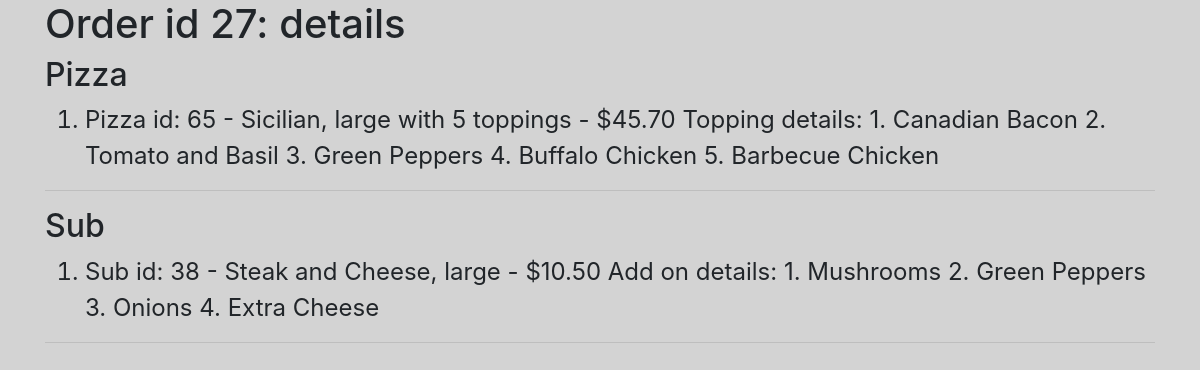
/order_details/27, run on the app's committed database.
### orders/models.py (models this page shows, shortened)
class Order(models.Model):
    username = models.CharField(max_length=64)
    pizza = models.ManyToManyField(Pizza, blank=True, related_name='ordered')
    sub = models.ManyToManyField(Sub, blank=True, related_name='ordered')
    pasta = models.ManyToManyField(Pasta, blank=True, related_name='ordered')
    salad = models.ManyToManyField(Salad, blank=True, related_name='ordered')
    dinnerplatter = models.ManyToManyField(DinnerPlatter, blank=True, related_name='ordered')

class PizzaMenu(models.Model):
    type = models.CharField(max_length=32)
    size = models.CharField(max_length=10)
    topping_option = models.IntegerField() # 0(cheese), 1, 2, 3, 5 toppings
    price = models.FloatField()

class Pizza(PizzaMenu):
    toppings = models.ManyToManyField('Topping', blank=True, related_name="on_pizza")
    def __str__(self):
        topping_option_str = str(self.topping_option) + " toppings"
        if self.topping_option == 0:
            topping_option_str = 'cheese'
            message = f"{self.id} - {self.type}, {self.size} with {topping_option_str} - ${self.price:.2f}"
        else:
            message = f"{self.id} - {self.type.capitalize()}, {self.size} with {topping_option_str} - ${self.price:.2f}\nTopping details:\n"
            for index, topping in enumerate(self.toppings.all()):
                message += str(index+1) + '. ' + topping.name + '\n';
        return message

class PizzaMenu(models.Model):
    type = models.CharField(max_length=32)
    size = models.CharField(max_length=10)
    topping_option = models.IntegerField() # 0(cheese), 1, 2, 3, 5 toppings
    price = models.FloatField()

class Topping(models.Model):
    name = models.CharField(max_length=32)

class SubMenu(models.Model):
    name = models.CharField(max_length=32)
    size = models.CharField(max_length=10)
    price = models.FloatField()

class Sub(SubMenu):
    add_on = models.ManyToManyField('SubsAddOn', blank=True, related_name='on_sub')
    def __str__(self):
        message = f"{self.id} - {self.name}, {self.size} - ${self.price:.2f}"
        if len(self.add_on.all()):
            message += "\nAdd on details:\n"
        for index, addon in enumerate(self.add_on.all()):
            message += str(index+1) + '. ' + addon.name + '\n';
        return message

class SubMenu(models.Model):
    name = models.CharField(max_length=32)
    size = models.CharField(max_length=10)
    price = models.FloatField()

class SubsAddOn(models.Model):
    name = models.CharField(max_length=32)
    price = models.FloatField()

### orders/views.py (the view)
# urls.py: path("order_details/<int:order_id>", views.order_details, name="order_details")
def order_details(request, order_id):
    try:
        order = Order.objects.get(pk=order_id)
    except Order.DoesNotExist:
        raise Http404("Order does not exist")
    cart_item_count = 0
    try:
        for k in request.session['cart'].keys():
            cart_item_count += len(request.session['cart'][k])
    except KeyError:
        pass
    contect = {
    'order' : order,
    'customer_name' : order.username,
    'pizza' : order.pizza.all(),
    'sub' : order.sub.all(),
    'pasta' : order.pasta.all(),
    'salad' : order.salad.all(),
    'dinnerplatter' : order.dinnerplatter.all(),
    'cart_count' : cart_item_count
    }
    return render(request, 'orders/order_details.html', contect)

### orders/templates/orders/order_details.html (shortened to what this page needs)
{% extends "orders/base.html" %}
{% block body %}
  <h1>Order id {{order.id}}: details</h1>
  {% if pizza %}
    <h2>Pizza</h2>
    <ol>
      {% for row in pizza %}
        <li class="details">Pizza id: {{row}}</li>
      {% endfor %}
    </ol>
    <hr>
  {% endif %}
  {% if sub %}
    <h2>Sub</h2>
    <ol>
      {% for row in sub %}
        <li class="details">Sub id: {{row}}</li>
      {% endfor %}
    </ol><hr>
  {% endif %}
{% endblock %}

### orders/static/css/style.css (style rules this page uses)
body { background-color: lightgray; }
.details { font-size: 24px; }

### data on the page
Order: id "27"
Pizza: pizzamenu_ptr_id.name "65 - Sicilian, large with 5 toppings - $45.70 Topping details: 1. Canadian Bacon 2. Tomato and Basil 3. Green Peppers 4. Buffalo Chicken 5. Barbecue Chicken"
Sub: submenu_ptr_id.name "38 - Steak and Cheese, large - $10.50 Add on details: 1. Mushrooms 2. Green Peppers 3. Onions 4. Extra Cheese"
